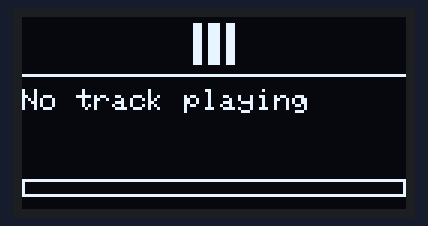
Recording of a sketch running on a simulated ESP32. Shown: 128×64 one-colour display. WiFi joins after 1.5 s; servers stay silent unless stated; uploads are accepted with an empty reply; what the sketch prints to the serial monitor is not drawn.

Above: at 2.0 s.

The sketch:

spotifygithub.ino
```cpp
#include <WiFi.h>
#include <WiFiClientSecure.h>
#include <HTTPClient.h>
#include <Wire.h>
#include <Adafruit_GFX.h>
#include <Adafruit_SSD1306.h>
#include <ArduinoJson.h>

// OLED Screen Setup
#define SCREEN_WIDTH 128
#define SCREEN_HEIGHT 64
#define OLED_RESET -1
#define SCREEN_ADDRESS 0x3C // If screen stays black, try 0x3D

Adafruit_SSD1306 display(SCREEN_WIDTH, SCREEN_HEIGHT, &Wire, OLED_RESET);

// ==================== CONFIGURATION ====================
const char* ssid = "YOUR_WIFI";
const char* password = "YOUR_PASSWORD";

const char* clientId = "YOUR_CLIENT_ID";
const char* clientSecret = "YOUR_CLIENT_SECRET";
const char* refreshToken = "YOUR_REFRESH_TOKEN";
// =======================================================

// Spotify Playback State
String accessToken = "";
unsigned long tokenExpiresAt = 0;
bool isPlaying = false;
String trackName = "No track playing";
String artistName = "";
long progressMs = 0;
long durationMs = 0;

unsigned long lastPollTime = 0;
const unsigned long pollInterval = 2000; // Poll Spotify every 2 seconds
int scrollX = 0;

// 16x16 Pixel Bitmaps for Play (▶) and Pause (❚❚) Icons
const unsigned char PROGMEM playIcon[] = {
  0x00, 0x00, 0x01, 0x80, 0x03, 0x80, 0x07, 0x80,
  0x0f, 0x80, 0x1f, 0x80, 0x3f, 0x80, 0x7f, 0x80,
  0x7f, 0x80, 0x3f, 0x80, 0x1f, 0x80, 0x0f, 0x80,
  0x07, 0x80, 0x03, 0x80, 0x01, 0x80, 0x00, 0x00
};

const unsigned char PROGMEM pauseIcon[] = {
  0x00, 0x00, 0x73, 0xce, 0x73, 0xce, 0x73, 0xce,
  0x73, 0xce, 0x73, 0xce, 0x73, 0xce, 0x73, 0xce,
  0x73, 0xce, 0x73, 0xce, 0x73, 0xce, 0x73, 0xce,
  0x73, 0xce, 0x73, 0xce, 0x73, 0xce, 0x00, 0x00
};

// Request a fresh 1-hour access token using the Refresh Token
bool refreshAccessToken() {
  if (WiFi.status() != WL_CONNECTED) return false;

  WiFiClientSecure client;
  client.setInsecure(); // Bypass SSL fingerprint checking

  HTTPClient http;
  http.begin(client, "https://accounts.spotify.com/api/token");
  http.addHeader("Content-Type", "application/x-www-form-urlencoded");

  String postData = "grant_type=refresh_token&refresh_token=" + String(refreshToken) +
                    "&client_id=" + String(clientId) +
                    "&client_secret=" + String(clientSecret);

  int httpCode = http.POST(postData);

  if (httpCode == HTTP_CODE_OK) {
    String payload = http.getString();
    DynamicJsonDocument doc(1024);
    deserializeJson(doc, payload);

    accessToken = doc["access_token"].as<String>();
    int expiresIn = doc["expires_in"].as<int>();
    tokenExpiresAt = millis() + ((expiresIn - 60) * 1000UL); // Refresh 1 min early
    http.end();
    return true;
  }

  http.end();
  return false;
}

// Ask Spotify what is currently playing
void fetchCurrentlyPlaying() {
  if (millis() > tokenExpiresAt || accessToken == "") {
    if (!refreshAccessToken()) return;
  }

  WiFiClientSecure client;
  client.setInsecure();

  HTTPClient http;
  http.begin(client, "https://api.spotify.com/v1/me/player/currently-playing");
  http.addHeader("Authorization", "Bearer " + accessToken);

  int httpCode = http.GET();

  if (httpCode == 200) {
    String payload = http.getString();
    DynamicJsonDocument doc(4096);
    DeserializationError error = deserializeJson(doc, payload);

    if (!error) {
      isPlaying   = doc["is_playing"].as<bool>();
      trackName   = doc["item"]["name"].as<String>();
      artistName  = doc["item"]["artists"][0]["name"].as<String>();
      progressMs  = doc["progress_ms"].as<long>();
      durationMs  = doc["item"]["duration_ms"].as<long>();
    }
  } else if (httpCode == 204) { // 204: Spotify is idle/no playback
    isPlaying  = false;
    trackName  = "Playback Paused";
    artistName = "Play on Spotify";
    progressMs = 0;
    durationMs = 0;
  }

  http.end();
}

// Draw the UI on the 0.96" OLED
void renderDisplay() {
  display.clearDisplay();

  // 1. Play / Pause Icon at the top center
  int iconX = (SCREEN_WIDTH - 16) / 2;
  int iconY = 1;
  if (isPlaying) {
    display.drawBitmap(iconX, iconY, playIcon, 16, 16, SSD1306_WHITE);
  } else {
    display.drawBitmap(iconX, iconY, pauseIcon, 16, 16, SSD1306_WHITE);
  }

  // 2. Divider line under header
  display.drawFastHLine(0, 19, SCREEN_WIDTH, SSD1306_WHITE);

  // 3. Song Title (with smooth marquee scrolling for long titles)
  display.setTextSize(1);
  display.setTextColor(SSD1306_WHITE);

  if (trackName.length() > 21) {
    display.setCursor(scrollX, 24);
    display.print(trackName);
    scrollX -= 2;
    if (abs(scrollX) > (int)(trackName.length() * 6)) {
      scrollX = SCREEN_WIDTH;
    }
  } else {
    display.setCursor(0, 24);
    display.print(trackName);
  }

  // 4. Artist Name
  display.setCursor(0, 38);
  if (artistName.length() > 21) {
    display.print(artistName.substring(0, 18) + "...");
  } else {
    display.print(artistName);
  }

  // 5. Progress Bar at bottom
  display.drawRect(0, 54, SCREEN_WIDTH, 6, SSD1306_WHITE);
  if (durationMs > 0) {
    int barWidth = map(progressMs, 0, durationMs, 0, SCREEN_WIDTH - 4);
    display.fillRect(2, 56, constrain(barWidth, 0, SCREEN_WIDTH - 4), 2, SSD1306_WHITE);
  }

  display.display();
}

void setup() {
  Serial.begin(115200);

  // Initialize OLED
  if (!display.begin(SSD1306_SWITCHCAPVCC, SCREEN_ADDRESS)) {
    Serial.println(F("OLED init failed. Check wiring!"));
    for (;;);
  }

  display.clearDisplay();
  display.setTextColor(SSD1306_WHITE);
  display.setTextSize(1);
  display.setCursor(15, 25);
  display.print("Connecting WiFi...");
  display.display();

  WiFi.begin(ssid, password);
  while (WiFi.status() != WL_CONNECTED) {
    delay(400);
    Serial.print(".");
  }

  display.clearDisplay();
  display.setCursor(15, 25);
  display.print("Connecting Spotify...");
  display.display();

  refreshAccessToken();
}

void loop() {
  // Query Spotify every 2 seconds
  if (millis() - lastPollTime >= pollInterval) {
    lastPollTime = millis();
    fetchCurrentlyPlaying();
  }

  renderDisplay();
  delay(40); // Smooth scroll frame rate
}
```
